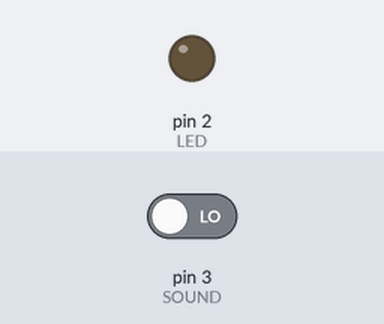
A sketch run on a simulated Arduino Uno, built with avr-gcc and run on an emulated ATmega328P. Parts: output pins drawn as LEDs (lit = HIGH). The inputs (shaded band) are chosen by the test bench; at power-on: pin 3 (SOUND) LOW. What the sketch prints to the serial monitor is not drawn.

Above: at 1.2 s.
1.3 s: pin 3 (SOUND) driven HIGH
At 4.1 s:
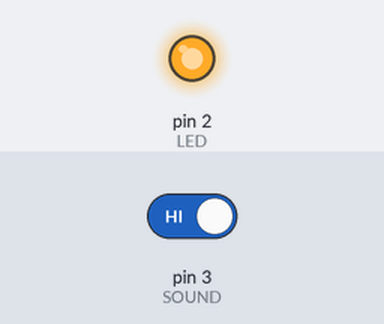
4.3 s: pin 3 (SOUND) driven LOW
At 4.9 s:
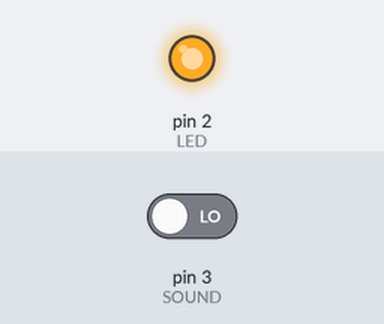
Timing chart, 0 to 7.3 s (numbered marks = the images above; inputs shaded):
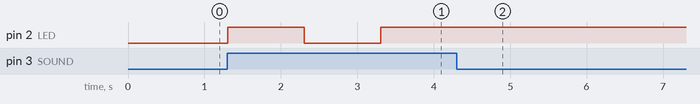

The sketch:

soundLed.ino
```cpp
#define SOUND 3
#define LED 2

boolean soundVolume = false;
boolean ledOn = false;

void setup() {
  pinMode(SOUND, INPUT);
  pinMode(LED, OUTPUT);
  Serial.begin(9600);

}

void loop() {

  soundVolume = digitalRead(SOUND);

  Serial.println(soundVolume);

  if (soundVolume) {
    ledOn = !ledOn;
  }
  if (ledOn) {
    digitalWrite(LED, HIGH);
  }
  else {
    digitalWrite(LED, LOW);
  }
  if (soundVolume) {
    delay(1000);
  }
}
```

Measured:
- after the input at 1.3 s, pin 2 (LED): LOW → HIGH at once, → LOW 1.0 s later, → HIGH 1.0 s later
- after the input at 4.3 s, pin 2 (LED): stops changing and stays HIGH
